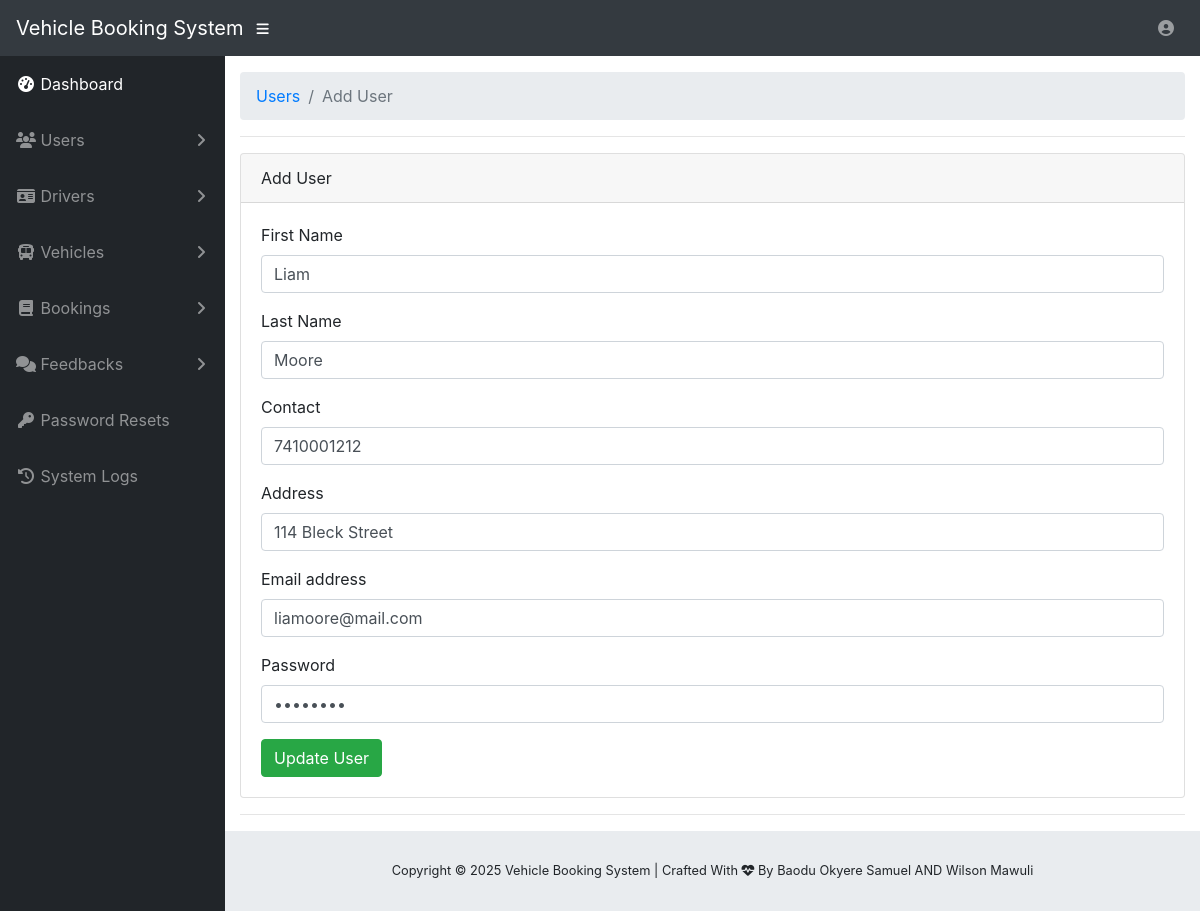
Screenshot of /admin-manage-single-usr.php?u_id=10 (signed in) with the database file from the repository.
### tables this page shows
CREATE TABLE IF NOT EXISTS `tms_user` (
  `u_id` int(20) NOT NULL,
  `u_fname` varchar(200) NOT NULL,
  `u_lname` varchar(200) NOT NULL,
  `u_phone` varchar(200) NOT NULL,
  `u_addr` varchar(200) NOT NULL,
  `u_category` varchar(200) NOT NULL,
  `u_email` varchar(200) NOT NULL,
  `u_pwd` varchar(20) NOT NULL,
  `u_car_type` varchar(200) NOT NULL,
  `u_car_regno` varchar(200) NOT NULL,
  `u_car_bookdate` varchar(200) NOT NULL,
  `u_car_book_status` varchar(200) NOT NULL
);

### admin-manage-single-usr.php (the view, shortened to what this page needs)
<?php
  include('vendor/inc/config.php');
?>
<!DOCTYPE html>
<html lang="en">
<?php include('vendor/inc/head.php');?>
<body id="page-top">
  <?php include("vendor/inc/nav.php");?>
  <div id="wrapper">
    <?php include("vendor/inc/sidebar.php");?>
    <div id="content-wrapper">
      <div class="container-fluid">
        <ol class="breadcrumb">
          <li class="breadcrumb-item">
            <a href="#">Users</a>
          </li>
          <li class="breadcrumb-item active">Add User</li>
        </ol>
        <hr>
        <div class="card">
        <div class="card-header">
          Add User
        </div>
        <div class="card-body">
          <?php
            $aid=$_GET['u_id'];
            $ret="select * from tms_user where u_id=?";
            $stmt= $mysqli->prepare($ret) ;
            $stmt->bind_param('i',$aid);
            $stmt->execute() ;
            $res=$stmt->get_result();
            while($row=$res->fetch_object())
        {
        ?>
          <form method ="POST">
            <div class="form-group">
                <label for="exampleInputEmail1">First Name</label>
                <input type="text" value="<?php echo $row->u_fname;?>" required class="form-control" id="exampleInputEmail1" name="u_fname">
            </div>
            <div class="form-group">
                <label for="exampleInputEmail1">Last Name</label>
                <input type="text" class="form-control" value="<?php echo $row->u_lname;?>" id="exampleInputEmail1" name="u_lname">
            </div>
            <div class="form-group">
                <label for="exampleInputEmail1">Contact</label>
                <input type="text" class="form-control" value="<?php echo $row->u_phone;?>" id="exampleInputEmail1" name="u_phone">
            </div>
            <div class="form-group">
                <label for="exampleInputEmail1">Address</label>
                <input type="text" class="form-control" value="<?php echo $row->u_addr;?>" id="exampleInputEmail1" name="u_addr">
            </div>
            <div class="form-group">
                <label for="exampleInputEmail1">Email address</label>
                <input type="email" value="<?php echo $row->u_email;?>" class="form-control" name="u_email"">
            </div>
            <div class="form-group">
                <label for="exampleInputPassword1">Password</label>
                <input type="password" class="form-control" value="<?php echo $row->u_pwd;?>" name="u_pwd" id="exampleInputPassword1">
            </div>
            <button type="submit" name="update_user" class="btn btn-success">Update User</button>
          </form>
        <?php }?>
        </div>
      </div>
      <hr>
      <?php include("vendor/inc/footer.php");?>
    </div>
  </div>
</body>
</html>

### rows the page displays
tms_user: u_fname "Liam", u_lname "Moore", u_phone "7410001212", u_addr "114 Bleck Street", u_email "liamoore@mail.com"
